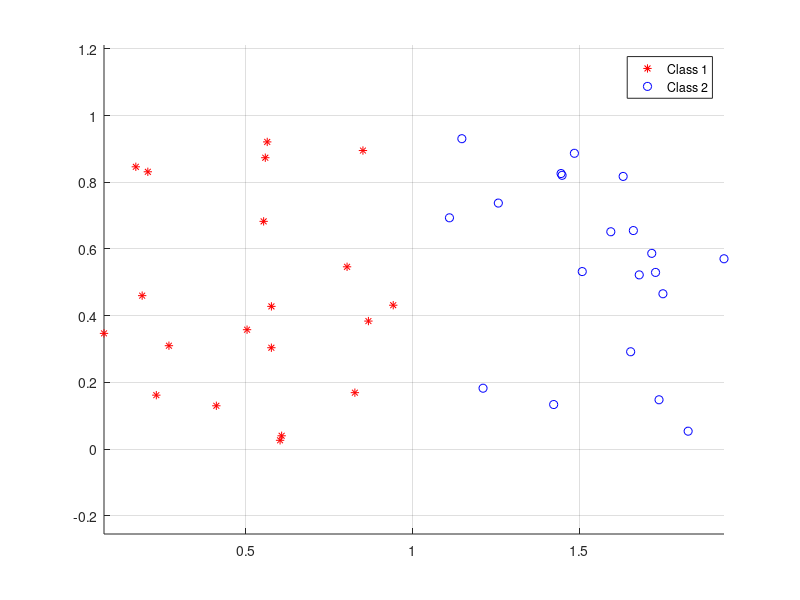

Reproduce this figure in MATLAB. (Note: this script raises an error after producing the figure.)
%%	Exercise 1 - kNN classifier

%%	Initialize
clear all; clf; clc;


%%	Part (a)   	Prepare the dataset and the classifier.
%	Generate data
n1 = 20; train_data_class1 = rand(n1,2);
n2 = 20; train_data_class2 = rand(n2,2) + ones(n2,2)*[1 0; 0 0];
train_data = [train_data_class1 ; train_data_class2];
train_label(1:n1,1) = 1;
train_label(n1+1:n1+n2,1) = 2;

%	Visualize the data
figure(1); clf; hold all; axis equal;
plot(train_data(1:n1,1), train_data(1:n1,2), 'r*');
plot(train_data(n1+1:n1+n2,1), train_data(n1+1:n1+n2,2), 'bo');
legend('Class 1', 'Class 2');
grid on;

%	Generate test points
n = 100;
test_data = [rand(n,2); rand(n,2) + ones(n,2)*[1 0; 0 0]];
test_label(1:n,1) = 1;
test_label(n+1:2*n,1) = 2;


%%	Part (b)   	Test the classifier.
%	Test the classifier.
k_values = [1, 3, 5, 7, 10, 15, 20];
errTrain = zeros(length(k_values), 1);
errTest = zeros(length(k_values), 1);
for i = 1:length(k_values)
	predTrain = knnClassify(train_data, train_label, train_data, k_values(i));
	predTest  = knnClassify(train_data, train_label, test_data,  k_values(i));
	errTrain(i) = loss01(predTrain, train_label);
	errTest(i)  = loss01(predTest, test_label);
end

%	Plot the training and the test errors.
figure(2); hold all;
plot(k_values, errTrain, 'r*:');
plot(k_values, errTest,  'b.-');

%	Plot the prediction for the best 'k'.
[~, bestIdx] = min(errTest);
bestk = k_values(bestIdx);
predTest  = knnClassify(train_data, train_label, test_data,  bestk);

figure(3); clf; hold all; axis equal;
pred_class1 = find(predTest == 1);
pred_class2 = find(predTest == 2);
plot(test_data(pred_class1, 1), test_data(pred_class1, 2), 'r*');
plot(test_data(pred_class2, 1), test_data(pred_class2, 2), 'bo');
plot([1 1], [0 1], 'k');
